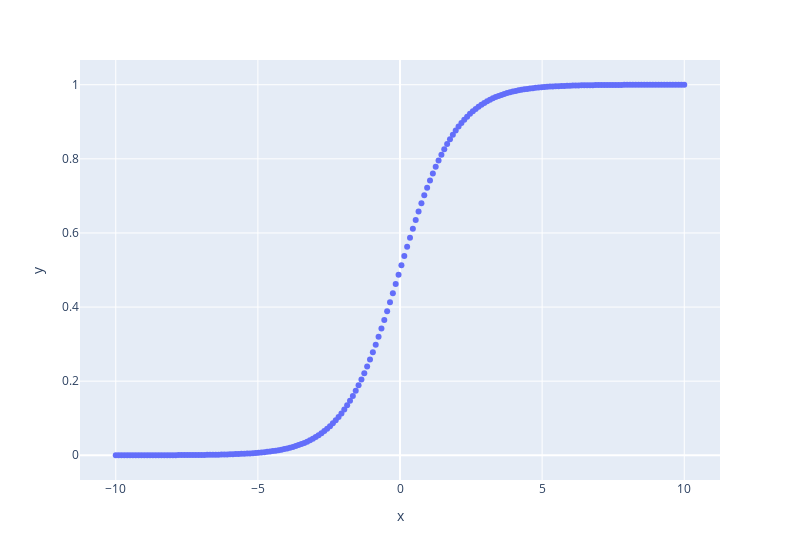

The cell this chart's notebook holds for it:
### Code cell
px.scatter(x=x, y=y, width=800)

### Figure 1 — Plotly figure (JSON) as saved in the notebook; plotly's stock layout.template omitted (floating-point values rounded to 4 significant figures; data arrays with more than 128 entries replaced by an {"elided": "..."} marker saying what was removed)
{"data": [{"hovertemplate": "x=%{x}<br>y=%{y}<extra></extra>", "legendgroup": "", "marker": {"color": "#636efa", "symbol": "circle"}, "mode": "markers", "name": "", "orientation": "v", "showlegend": false, "type": "scatter", "x": {"elided": "200 float values"}, "xaxis": "x", "y": {"elided": "200 float values"}, "yaxis": "y"}], "layout": {"legend": {"tracegroupgap": 0}, "margin": {"t": 60}, "width": 800, "xaxis": {"anchor": "y", "domain": [0, 1], "title": {"text": "x"}}, "yaxis": {"anchor": "x", "domain": [0, 1], "title": {"text": "y"}}}}
